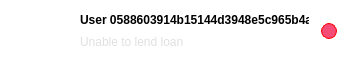
                              <widget class="QWidget" name="Scroll3" native="true">
                               <property name="minimumSize">
                                <size>
                                 <width>361</width>
                                 <height>71</height>
                                </size>
                               </property>
                               <property name="maximumSize">
                                <size>
                                 <width>361</width>
                                 <height>71</height>
                                </size>
                               </property>
                               <property name="font">
                                <font>
                                 <family>Tahoma</family>
                                </font>
                               </property>
                               <property name="styleSheet">
                                <string notr="true">background-color: rgb(255, 255, 255);
border-radius:28px</string>
                               </property>
                               <layout class="QHBoxLayout" name="horizontalLayout_19">
                                <property name="spacing">
                                 <number>4</number>
                                </property>
                                <property name="leftMargin">
                                 <number>12</number>
                                </property>
                                <property name="topMargin">
                                 <number>4</number>
                                </property>
                                <property name="rightMargin">
                                 <number>12</number>
                                </property>
                                <property name="bottomMargin">
                                 <number>4</number>
                                </property>
                                <item>
                                 <widget class="QWidget" name="Scroll3Pic" native="true">
                                  <property name="minimumSize">
                                   <size>
                                    <width>64</width>
                                    <height>64</height>
                                   </size>
                                  </property>
                                  <property name="maximumSize">
                                   <size>
                                    <width>64</width>
                                    <height>64</height>
                                   </size>
                                  </property>
                                  <property name="font">
                                   <font>
                                    <family>Tahoma</family>
                                   </font>
                                  </property>
                                  <property name="styleSheet">
                                   <string notr="true">image: url(:/buttom/img/buttom/生气_angry-face.svg);
border:3px solid rgb(255, 255, 255);

border-radius:32px</string>
                                  </property>
                                 </widget>
                                </item>
                                <item>
                                 <layout class="QVBoxLayout" name="Scroll3Layout">
                                  <property name="spacing">
                                   <number>0</number>
                                  </property>
                                  <property name="topMargin">
                                   <number>4</number>
                                  </property>
                                  <property name="rightMargin">
                                   <number>12</number>
                                  </property>
                                  <item>
                                   <layout class="QHBoxLayout" name="Scroll3ID">
                                    <property name="spacing">
                                     <number>12</number>
                                    </property>
                                    <property name="bottomMargin">
                                     <number>12</number>
                                    </property>
                                    <item>
                                     <layout class="QVBoxLayout" name="Scroll3ID_2">
                                      <property name="spacing">
                                       <number>8</number>
                                      </property>
                                      <item>
                                       <widget class="QLabel" name="Scroll3ID_3">
                                        <property name="font">
                                         <font>
                                          <family>Tahoma</family>
                                          <weight>75</weight>
                                          <bold>true</bold>
                                         </font>
                                        </property>
                                        <property name="text">
                                         <string>User 0588603914b15144d3948e5c965b4a0a</string>
                                        </property>
                                       </widget>
                                      </item>
                                      <item>
                                       <widget class="QLabel" name="Scroll3ID_4">
                                        <property name="font">
                                         <font>
                                          <family>Tahoma</family>
                                         </font>
                                        </property>
                                        <property name="styleSheet">
                                         <string notr="true">color: rgb(224, 224, 224);</string>
                                        </property>
                                        <property name="text">
                                         <string>Unable to lend loan</string>
                                        </property>
                                       </widget>
                                      </item>
                                     </layout>
                                    </item>
                                    <item>
                                     <widget class="QLabel" name="Scroll3Point">
                                      <property name="minimumSize">
                                       <size>
                                        <width>16</width>
                                        <height>16</height>
                                       </size>
                                      </property>
                                      <property name="maximumSize">
                                       <size>
                                        <width>16</width>
                                        <height>16</height>
                                       </size>
                                      </property>
                                      <property name="font">
                                       <font>
                                        <family>Tahoma</family>
                                       </font>
                                      </property>
                                      <property name="styleSheet">
                                       <string notr="true">color: rgb(255, 255, 255);
border:1px solid red;
background-color: rgb(245, 76, 117);
border-radius:8px</string>
                                      </property>
                                      <property name="text">
                                       <string/>
                                      </property>
                                     </widget>
                                    </item>
                                   </layout>
                                  </item>
                                 </layout>
                                </item>
                               </layout>
                              </widget>
